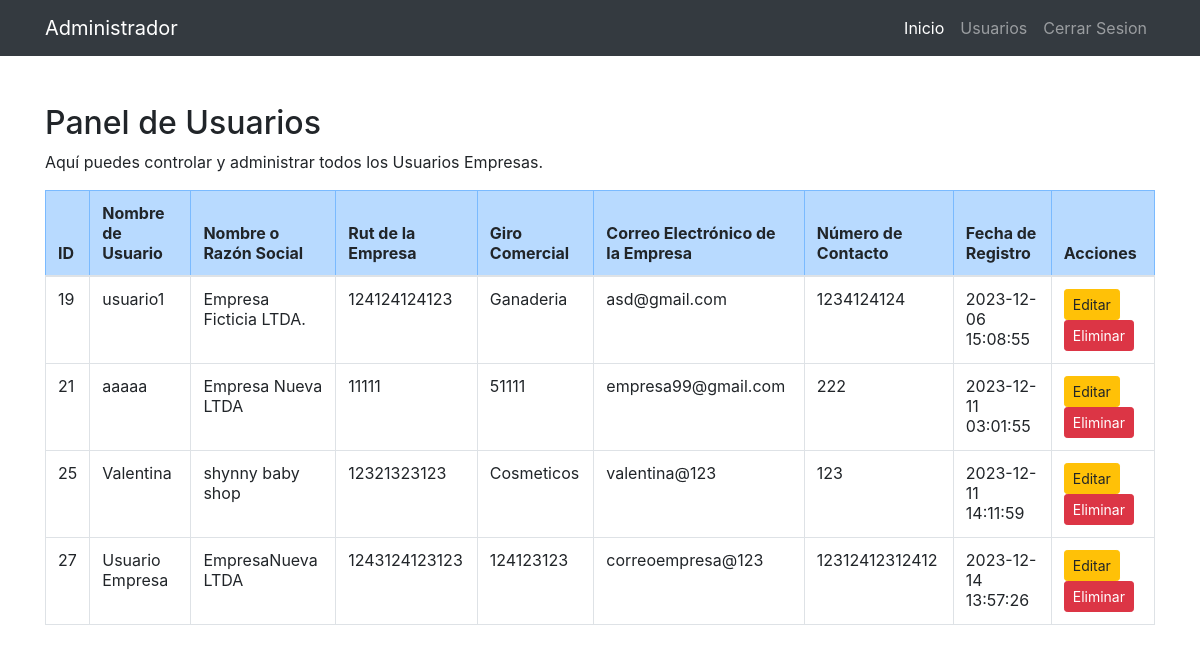
Screenshot of /secciones/admin/usuarios/usuarios_empresas.php with the database file from the repository.
### tables this page shows
CREATE TABLE `empresas` (
  `id` int(11) NOT NULL,
  `nombre_usuario` varchar(50) NOT NULL,
  `password` varchar(255) NOT NULL,
  `nombre_empresa` varchar(100) NOT NULL,
  `rut_empresa` varchar(20) NOT NULL,
  `giro_comercial` varchar(100) NOT NULL,
  `correo_empresa` varchar(100) NOT NULL,
  `numero_contacto` varchar(15) NOT NULL,
  `fecha_registro` timestamp NOT NULL DEFAULT current_timestamp()
);

### secciones/admin/usuarios/usuarios_empresas.php (the view, shortened to what this page needs)
<?php
include("../../../bd.php");
$sentencia = $conexion->prepare("SELECT * FROM empresas");
$sentencia->execute();
$lista_empresas = $sentencia->fetchAll(PDO::FETCH_ASSOC);
?>
<?php include("../templates/header_adm.php"); ?>
<div class="container mt-5">
    <h2>Panel de Usuarios</h2>
    <p>Aquí puedes controlar y administrar todos los Usuarios Empresas.</p>
    <?php if (count($lista_empresas) > 0) : ?>
        <div class="table-responsive">
            <table class="table table-bordered table-hover">
                <thead class="table-primary">
                    <tr>
                        <th scope="col">ID</th>
                        <th scope="col">Nombre de Usuario</th>
                        <th scope="col">Nombre o Razón Social</th>
                        <th scope="col">Rut de la Empresa</th>
                        <th scope="col">Giro Comercial</th>
                        <th scope="col">Correo Electrónico de la Empresa</th>
                        <th scope="col">Número de Contacto</th>
                        <th scope="col">Fecha de Registro</th>
                        <th scope="col">Acciones</th>
                    </tr>
                </thead>
                <tbody>
                    <?php foreach ($lista_empresas as $empresa) : ?>
                        <tr>
                            <td><?php echo $empresa['id']; ?></td>
                            <td><?php echo $empresa['nombre_usuario']; ?></td>
                            <td><?php echo $empresa['nombre_empresa']; ?></td>
                            <td><?php echo $empresa['rut_empresa']; ?></td>
                            <td><?php echo $empresa['giro_comercial']; ?></td>
                            <td><?php echo $empresa['correo_empresa']; ?></td>
                            <td><?php echo $empresa['numero_contacto']; ?></td>
                            <td><?php echo $empresa['fecha_registro']; ?></td>
                            <td>
                                <a href="editar_usuarios_empresa.php?id=<?php echo $empresa['id']; ?>" class="btn btn-warning btn-sm">Editar</a>&nbsp;
                                <button class="btn btn-danger btn-sm" onclick="confirmarEliminacion(<?php echo $empresa['id']; ?>)">Eliminar</button>
                            </td>
                        </tr>
                    <?php endforeach; ?>
                </tbody>
            </table>
        </div>
    <?php else : ?>
        <p>No hay Usuarios Empresas registrados.</p>
    <?php endif; ?>
</div>
<?php include("../templates/footer_adm.php"); ?>

### rows the page displays
empresas: id "19", nombre_usuario "usuario1", nombre_empresa "Empresa Ficticia LTDA.", rut_empresa "124124124123", giro_comercial "Ganaderia", correo_empresa "asd@gmail.com", numero_contacto "1234124124", fecha_registro "2023-12-06 15:08:55"
empresas: id "21", nombre_usuario "aaaaa", nombre_empresa "Empresa Nueva LTDA", rut_empresa "11111", giro_comercial "51111", correo_empresa "empresa99@gmail.com", numero_contacto "222", fecha_registro "2023-12-11 03:01:55"
empresas: id "25", nombre_usuario "Valentina", nombre_empresa "shynny baby shop", rut_empresa "12321323123", giro_comercial "Cosmeticos", correo_empresa "valentina@123", numero_contacto "123", fecha_registro "2023-12-11 14:11:59"
empresas: id "27", nombre_usuario "Usuario Empresa", nombre_empresa "EmpresaNueva LTDA", rut_empresa "1243124123123", giro_comercial "124123123", correo_empresa "correoempresa@123", numero_contacto "12312412312412", fecha_registro "2023-12-14 13:57:26"
